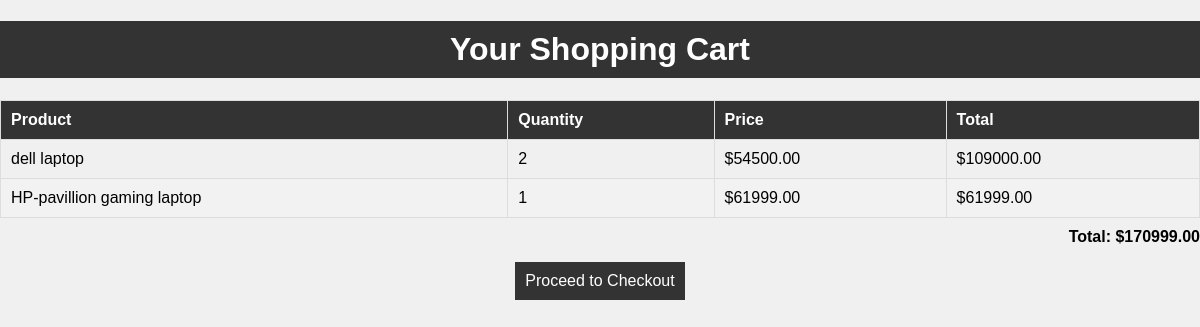
The app's page /view/ (signed in) with its own data.
### base/models.py (models this page shows, shortened)
class CartItem(models.Model):
    cart = models.ForeignKey(Cart, on_delete=models.CASCADE)
    product = models.ForeignKey(Product, on_delete=models.CASCADE)
    quantity = models.PositiveIntegerField()
    @property
    def total_cost(self):
        return self.quantity * self.product.product_price

class Product(models.Model):
    product_name = models.CharField(max_length=255)
    product_sku = models.CharField(max_length=50)
    product_quantity = models.PositiveIntegerField()
    product_price = models.DecimalField(max_digits=10, decimal_places=2)
    product_tax_rate = models.DecimalField(max_digits=5, decimal_places=2)
    product_hsn_code = models.CharField(max_length=10)
    product_discount = models.DecimalField(max_digits=10, decimal_places=2)
    shipment_length = models.DecimalField(max_digits=5, decimal_places=2)
    shipment_width = models.DecimalField(max_digits=5, decimal_places=2)
    shipment_height = models.DecimalField(max_digits=5, decimal_places=2)
    weight = models.DecimalField(max_digits=5, decimal_places=2)
    store = models.ForeignKey(Store, on_delete=models.CASCADE)

### base/views.py (the view)
# urls.py: path('view/', views.view_cart, name='view_cart'),
def view_cart(request):
    cart = Cart.objects.get_or_create(user=request.user)[0]
    cart_items = CartItem.objects.filter(cart=cart)
    cart_total = calculate_cart_total(cart_items)
    return render(request, 'base/view_cart.html', {'cart': cart, 'cart_items': cart_items, 'cart_total': cart_total})

### base/views.py (called while the page is built)
def calculate_cart_total(cart_items):
    total = sum(item.product.product_price * item.quantity for item in cart_items)
    return total

### base/templates/base/view_cart.html (shortened to what this page needs)
<!DOCTYPE html>
<html lang="en">
<head>
</head>
<body>
    <h1>Your Shopping Cart</h1>
    <table>
        <thead>
            <tr>
                <th>Product</th>
                <th>Quantity</th>
                <th>Price</th>
                <th>Total</th>
            </tr>
        </thead>
        <tbody>
            {% for item in cart_items %}
            <tr>
                <td>{{ item.product.product_name }}</td>
                <td>{{ item.quantity }}</td>
                <td>${{ item.product.product_price }}</td>
                <td>${{ item.total_cost }}</td>
            </tr>
        {% empty %}
            <tr>
                <td colspan="4">Your cart is empty.</td>
            </tr>
        {% endfor %}
        </tbody>
    </table>
    <p>Total: ${{ cart_total }}</p>
    <a href="#">Proceed to Checkout</a>
</body>
</html>

### base/templates/base/view_cart.html (style rules this page uses)
body { font-family: Arial, sans-serif; margin: 0; padding: 0; background-color: #f0f0f0; }
h1 { background-color: #333; color: #fff; padding: 10px; text-align: center; }
table { width: 100%; border-collapse: collapse; margin-top: 20px; }
table, th, td { border: 1px solid #ddd; }
th, td { padding: 10px; text-align: left; }
th { background-color: #333; color: #fff; }
tr:nth-child(even) { background-color: #f2f2f2; }
p { text-align: right; margin-top: 10px; font-weight: bold; }
a { display: block; text-align: center; padding: 10px; background-color: #333; color: #fff; text-decoration: none; margin-top: 20px; width: 150px; margin: 0 auto; }

### records on screen
CartItem: product.product_name "dell laptop", quantity "2", product.product_price "54500.00", total_cost "109000.00"
CartItem: product.product_name "HP-pavillion gaming laptop", quantity "1", product.product_price "61999.00", total_cost "61999.00"

### other values on screen
{{ cart_total }} "170999.00"
